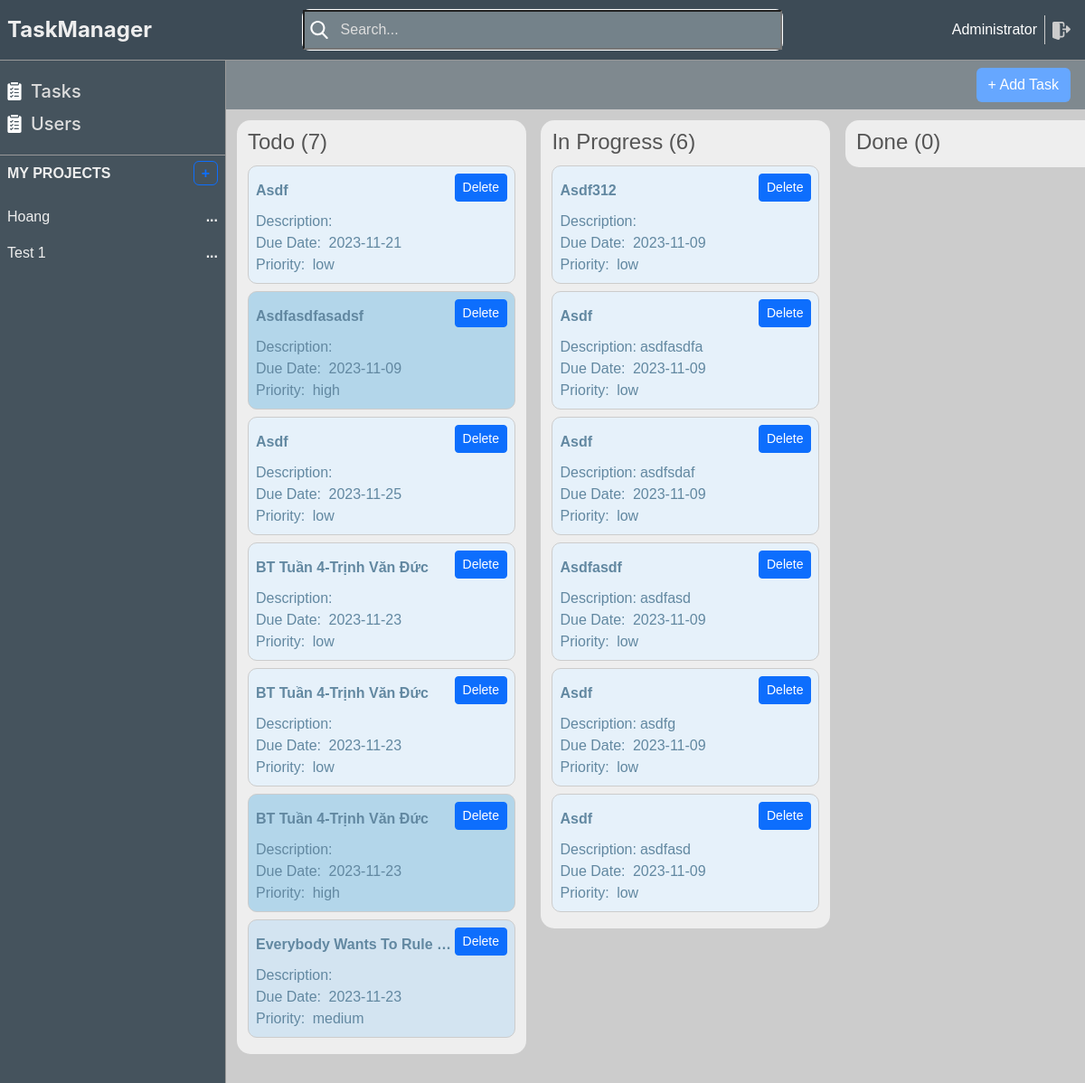
Page /tasks/ (signed in) on the committed database.
### task_management/models.py (models this page shows, shortened)
class User(db.Model, UserMixin):
    __tablename__ = 'user'
    id = db.Column(db.Integer, primary_key=True)
    name = db.Column(db.String(100))
    username = db.Column(db.String(100), nullable=False)
    password_hashed = db.Column(db.String(100), nullable=False)
    active = db.Column(db.Boolean, default=True)
    phone = db.Column(db.String(100))
    email = db.Column(db.String(100))
    created_at = db.Column(db.DateTime, default=db.func.current_timestamp())
    updated_at = db.Column(db.DateTime, default=db.func.current_timestamp())
    create_uid = db.Column(db.Integer, default=0)
    write_uid = db.Column(db.Integer, default=0)
    is_admin = db.Column(db.Boolean, default=False)
    db.UniqueConstraint(username, email)
    @property  # Decorator này dùng để tạo ra một thuộc tính giả
    def password(self):
        if self.password_hashed is not None:
            return None
        return self.password

class Project(db.Model):
    __tablename__ = 'project'
    id = db.Column(db.Integer, primary_key=True)
    name = db.Column(db.String(255))
    description = db.Column(db.Text)
    status = db.Column(db.String(100))
    active = db.Column(db.Boolean, default=True)
    sequence = db.Column(db.Integer)
    manager_id = db.Column(db.Integer, db.ForeignKey('user.id'))
    date_start = db.Column(db.Date)
    date_end = db.Column(db.Date)
    created_at = db.Column(db.DateTime, default=db.func.current_timestamp())
    updated_at = db.Column(db.DateTime, default=db.func.current_timestamp())
    create_uid = db.Column(db.Integer, default=0)
    write_uid = db.Column(db.Integer, default=0)
    tasks = db.relationship('Task', backref='project')
    progress = db.Column(db.Float)

@dataclass
class Task(db.Model):
    __tablename__ = 'task'
    id: int
    name: str
    description: str
    id = db.Column(db.Integer, primary_key=True)
    project_id = db.Column(db.Integer, db.ForeignKey('project.id'))
    user_id = db.Column(db.Integer, db.ForeignKey('user.id'))
    status = db.Column(db.String(100))
    name = db.Column(db.String(255))
    description = db.Column(db.Text)
    active = db.Column(db.Boolean, default=True)
    priority = db.Column(db.Integer)
    sequence = db.Column(db.Integer)
    date_start = db.Column(db.Date)
    date_end = db.Column(db.Date)
    created_at = db.Column(db.DateTime, default=db.func.current_timestamp())
    updated_at = db.Column(db.DateTime, default=db.func.current_timestamp())

### task_management/task/views.py (the view)
@task_blueprint.route('/')
@login_required
def tasks():
    session.pop('active_task_id', None)
    session.pop('mode', None)
    session.pop('active_project_id', None)
    all_task = Task.query.filter(Task.user_id == current_user.id).all()
    task_list = get_task_list(all_task)
    return index(task_list=task_list)

### task_management/templates/index.html (shortened to what this page needs)
<!DOCTYPE html>
<html lang="en">
<head>
    <link rel="stylesheet" href="https://cdn.jsdelivr.net/npm/bootstrap@5.2.3/dist/css/bootstrap.min.css"
>
    <link href="{{ url_for('static', filename='css/styles.css') }}" rel="stylesheet" type="text/css">
    <link href="{{ url_for('static', filename='css/default.css') }}" rel="stylesheet" type="text/css">
</head>
<body style="height: 100vh;max-height: 100%">
<div style="background: white" class="d-flex flex-column h-100">
    {% include 'header.html' %}
    <div class="d-flex" style="flex: 1;overflow: hidden">
        {% include 'sidebar.html' %}
        {% include 'content.html' %}
    </div>
</div>
</body>
</html>

### task_management/templates/header.html (shortened to what this page needs)
<div class="header"
     style="width: 100%">
    <div class="header-icon">
        <a href="/">
            TaskManager
        </a>
    </div>
    <div class="search-bar" id="searchBar">
        <input name="searchbar" id="searchInput"
               class="search-input"
               type="text"
               name=""
               placeholder="Search...">
    </div>
    <div class="User d-flex justify-content-end align-items-center" style="flex: 1">
        <span style="margin-left: 10px" style="color: #ccc">
          <a style="color: white" href="/users/{{ current_user.id }}">
                        {{ current_user.name }}
          </a>
        </span>
        <a href="{{ url_for('logout') }}" class="logout">
        </a>
    </div>
</div>

### task_management/templates/sidebar.html (shortened to what this page needs)
<div class="sidebar box-shadow">
    <div class="sidebar-list"
         style="border-bottom: 1px solid #999">
        <a href="{{ url_for('tasks.tasks') }}">
            <div class="sidebar-item">
                <span>
                    Tasks
                </span>
            </div>
        </a>
        {% if current_user.is_admin %}
            <a href="{{ url_for('users.users') }}">
                <div class="sidebar-item">
                <span>
                    Users
                </span>
            </div>
            </a>
        {% endif %}
    </div>
    <div class="sidebar-content">
        <div id="my-projects" class="sidebar-header">
            <span>my projects</span>
            <a href="{{ url_for('projects.new_project') }}">
                <span class="add-project border border-primary py-1 px-2 rounded-2">
                </span>
            </a>
        </div>
        <div class="project-list">
            {% for project in projects %}
                {% if project.id == session.active_project_id %}
                    <div class="project-item active"
                         onclick="window.location.href='{{ url_for('projects.project_by_id', project_id=project.id) }}'">
                        <p>{{ project.name }}</p>
                        <span>
                            <button class="btn btn-primary btn-sm"
                                    onclick="event.stopPropagation(); window.location.href='/projects/delete/{{ project.id }}'">
                                Delete
                            </button>
                        </span>
                    </div>
                {% else %}
                    <div class="project-item"
                         onclick="window.location.href='{{ url_for('projects.project_by_id', project_id=project.id) }}'">
                        <p>{{ project.name }}</p>
                        <span>...</span>
                    </div>
                {% endif %}
            {% endfor %}
        </div>
    </div>
</div>

### task_management/templates/content.html (shortened to what this page needs)
<div class="content" id="content-window">
    {% if task_id != None %}
        <div class="content-header">
            <h2>{{ task_id.name }}</h2>
        </div>
        <div class="content-container">
            <div class="content-option">
                {% if mode != 'edit' %}
                    <button class="btn btn-primary" onclick="editTask({{ task_id.id }})">
                        Edit Task
                    </button>
                {% else %}
                    <div class="m-1">
                        <button class="btn btn-primary" type="submit" onclick="saveTask({{ task_id.id }})">
                            Save Task
                        </button>
                        <button class="btn btn-danger" onclick="window.location.href='/tasks/{{ task_id.id }}/edit'">
                            Cancel
                        </button>
                    </div>
                {% endif %}
                <div>
                    <button id="todo"
                            class="btn {% if task_id.status == 'todo' %} btn-primary {% else %}btn-secondary {% endif %}"
                            onclick="updateTaskStatus('{{ task_id.id }}', 'todo')">
                        To Do
                    </button>
                    <button id="in-progress"
                            class="btn {% if task_id.status == 'in-progress' %} btn-primary {% else %}btn-secondary {% endif %}"
                            onclick="updateTaskStatus('{{ task_id.id }}', 'in-progress')">
                        In Progress
                    </button>
                    <button id="done"
                            class="btn {% if task_id.status == 'done' %} btn-primary {% else %}btn-secondary {% endif %}"
                            onclick="updateTaskStatus('{{ task_id.id }}', 'done')">
                        Done
                    </button>
                </div>
            </div>
            <div class="content-task">
                <div>
                    <div class="content-task-line">
                        <label for="name">Task Name:</label>
                        <input type="text" id="name" name="name" value="{{ task_id.name }}" {% if mode != 'edit' %}
                               disabled {% endif %}/>
                    </div>
                    <div class="content-task-line">
                        <label for="active">Active:</label>
                        <input type="checkbox" id="active" name="active" {% if task_id.active %}
                               checked {% endif %} {% if mode != 'edit' %} disabled {% endif %}/>
                    </div>
                    <div class="content-task-line">
                        <label for="priority">Priority:</label>
                        <select id="priority" name="priority" {% if mode != 'edit' %} disabled {% endif %}>
                            <option value="low" {% if task_id.priority == 'low' %} selected {% endif %}>Low</option>
                            <option value="medium" {% if task_id.priority == 'medium' %} selected {% endif %}>Medium
                            </option>
                            <option value="high" {% if task_id.priority == 'high' %} selected {% endif %}>High</option>
                        </select>
                    </div>
                </div>
                <div>
                    <div class="content-task-line">
                        <label for="project_id">Project:</label>
                        <select id="project_id" name="project_id" {% if mode != 'edit' %} disabled {% endif %}>
                            {% for project in projects %}
                                <option value="{{ project.id }}" {% if task_id.project_id == project.id %} selected
                                {% endif %}>{{ project.name }}</option>
                            {% endfor %}
                        </select>
                    </div>
                    <div class="content-task-line">
                        <label for="status">Status:</label>
                        <select id="status" name="status" {% if mode != 'edit' %} disabled {% endif %}>
                            <option value="todo" {% if task_id.status == 'todo' %} selected {% endif %}>To Do</option>
                            <option value="in-progress" {% if task_id.status == 'in-progress' %} selected {% endif %}>
                                In Progress
                            </option>
                            <option value="done" {% if task_id.status == 'done' %} selected {% endif %}>Done</option>
                        </select>
                    </div>
                    <div class="content-task-line">
                        <label for="date_start">Start Date:</label>
                        <input type="date" id="date_start" name="date_start" value="{{ task_id.date_start }}"
                                {% if mode != 'edit' %} disabled {% endif %}/>
                    </div>
                    <div class="content-task-line">
                        <label for="date_end">Due Date:</label>
                        <input type="date" id="date_end" name="date_end" value="{{ task_id.date_end }}"
                                {% if mode != 'edit' %} disabled {% endif %}/>
                    </div>
                </div>
            </div>
            <div class="content-desc" id="description" contenteditable="{{ mode == 'edit' }}">
                <strong>Description:</strong>
                <span>{{ task_id.description or 'Description' }}</span>
            </div>
        </div>
    {% elif task_list != None %}
        <div class="content-header">
            <button class="btn" onclick="window.location.href='/tasks/new'">
                + Add Task
            </button>
        </div>
        <div class="project">
            {% for state, tasks in task_list.items() %}
                <div class="project-col">
                    <div class="project-header">
                        <h4 class="{{ state }} task-length">{{ state.replace('-', ' ') }} ({{ tasks|length }})</h4>
                    </div>
                    <div id="{{ state }}" class="project-detail">
                        {% for task in tasks %}
                            <div onclick="window.location.href='/tasks/{{ task.id }}'"
                                 class="task {% if task.priority == 'high' %} task-high{% elif task.priority == 'medium' %}task-med {% else %}task-low {% endif %}"
                                 id="{{ task.id }}">
                                <div class="d-flex justify-content-between align-items-center">
                                    <p>
                                        {{ task.name }}
                                    </p>
                                    <a class="stopPropagation btn btn-primary btn-sm" style="margin-bottom: 10px"
                                       href="/tasks/delete/{{ task.id }}">
                                        Delete
                                    </a>
                                </div>
                                <div>
                                    <span>Description:</span>{{ task.description or '' }}
                                </div>
                                <div>
                                    <span>Due Date:</span> {{ task.date_end }}
                                </div>
                                <div>
                                    <span>Priority:</span> {{ task.priority }}
                                </div>
                            </div>
                        {% endfor %}
                    </div>
                </div>
            {% endfor %}
        </div>
    {% else %}
        <h3 class="font-inter p-2">
            No active project
        </h3>
    {% endif %}
</div>

### rows in the picture
User: name "Administrator"
Project: name "Hoang"
Project: name "Test 1"
Task: name "Asdf", date_end "2023-11-21", priority "low"
Task: name "Asdfasdfasadsf", date_end "2023-11-09", priority "high"
Task: name "Asdf", date_end "2023-11-25", priority "low"
Task: name "BT Tuần 4-Trịnh Văn Đức", date_end "2023-11-23", priority "low"
Task: name "BT Tuần 4-Trịnh Văn Đức", date_end "2023-11-23", priority "low"
Task: name "BT Tuần 4-Trịnh Văn Đức", date_end "2023-11-23", priority "high"
Task: name "Everybody Wants To Rule…", date_end "2023-11-23", priority "medium"
Task: name "Asdf312", date_end "2023-11-09", priority "low"
Task: name "Asdf", description "asdfasdfa", date_end "2023-11-09", priority "low"
Task: name "Asdf", description "asdfsdaf", date_end "2023-11-09", priority "low"
Task: name "Asdfasdf", description "asdfasd", date_end "2023-11-09", priority "low"
Task: name "Asdf", description "asdfg", date_end "2023-11-09", priority "low"
Task: name "Asdf", description "asdfasd", date_end "2023-11-09", priority "low"

### other values in the picture
{{ state.replace('-', ' ') }} "Todo" "In Progress" "Done"
{{ tasks|length }} "7" "6" "0"
